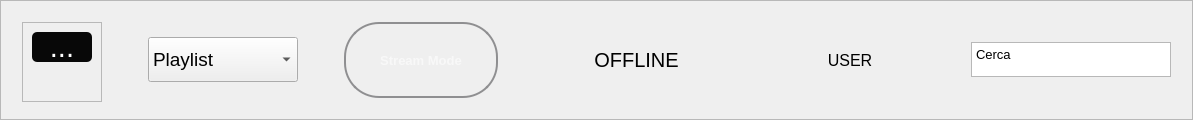
    <widget class="QFrame" name="frameTop">
     <property name="minimumSize">
      <size>
       <width>0</width>
       <height>110</height>
      </size>
     </property>
     <property name="maximumSize">
      <size>
       <width>16777215</width>
       <height>120</height>
      </size>
     </property>
     <property name="frameShape">
      <enum>QFrame::StyledPanel</enum>
     </property>
     <property name="frameShadow">
      <enum>QFrame::Raised</enum>
     </property>
     <layout class="QHBoxLayout" name="horizontalLayout_7">
      <item>
       <layout class="QHBoxLayout" name="TopLayout">
        <property name="leftMargin">
         <number>10</number>
        </property>
        <property name="topMargin">
         <number>10</number>
        </property>
        <property name="rightMargin">
         <number>10</number>
        </property>
        <property name="bottomMargin">
         <number>10</number>
        </property>
        <item>
         <widget class="QFrame" name="frame">
          <property name="minimumSize">
           <size>
            <width>80</width>
            <height>80</height>
           </size>
          </property>
          <property name="frameShape">
           <enum>QFrame::StyledPanel</enum>
          </property>
          <property name="frameShadow">
           <enum>QFrame::Raised</enum>
          </property>
          <layout class="QVBoxLayout" name="verticalLayout_4">
           <property name="bottomMargin">
            <number>40</number>
           </property>
           <item>
            <widget class="QToolButton" name="toolButtonGeneral">
             <property name="minimumSize">
              <size>
               <width>60</width>
               <height>30</height>
              </size>
             </property>
             <property name="maximumSize">
              <size>
               <width>75</width>
               <height>60</height>
              </size>
             </property>
             <property name="palette">
              <palette>
               <active>
                <colorrole role="Button">
                 <brush brushstyle="SolidPattern">
                  <color alpha="255">
                   <red>8</red>
                   <green>8</green>
                   <blue>8</blue>
                  </color>
                 </brush>
                </colorrole>
                <colorrole role="ButtonText">
                 <brush brushstyle="SolidPattern">
                  <color alpha="255">
                   <red>255</red>
                   <green>255</green>
                   <blue>255</blue>
                  </color>
                 </brush>
                </colorrole>
                <colorrole role="Base">
                 <brush brushstyle="SolidPattern">
                  <color alpha="255">
                   <red>8</red>
                   <green>8</green>
                   <blue>8</blue>
                  </color>
                 </brush>
                </colorrole>
                <colorrole role="Window">
                 <brush brushstyle="SolidPattern">
                  <color alpha="255">
                   <red>8</red>
                   <green>8</green>
                   <blue>8</blue>
                  </color>
                 </brush>
                </colorrole>
               </active>
               <inactive>
                <colorrole role="Button">
                 <brush brushstyle="SolidPattern">
                  <color alpha="255">
                   <red>8</red>
                   <green>8</green>
                   <blue>8</blue>
                  </color>
                 </brush>
                </colorrole>
                <colorrole role="ButtonText">
                 <brush brushstyle="SolidPattern">
                  <color alpha="255">
                   <red>255</red>
                   <green>255</green>
                   <blue>255</blue>
                  </color>
                 </brush>
                </colorrole>
                <colorrole role="Base">
                 <brush brushstyle="SolidPattern">
                  <color alpha="255">
                   <red>8</red>
                   <green>8</green>
                   <blue>8</blue>
                  </color>
                 </brush>
                </colorrole>
                <colorrole role="Window">
                 <brush brushstyle="SolidPattern">
                  <color alpha="255">
                   <red>8</red>
                   <green>8</green>
                   <blue>8</blue>
                  </color>
                 </brush>
                </colorrole>
               </inactive>
               <disabled>
                <colorrole role="Button">
                 <brush brushstyle="SolidPattern">
                  <color alpha="255">
                   <red>8</red>
                   <green>8</green>
                   <blue>8</blue>
                  </color>
                 </brush>
                </colorrole>
                <colorrole role="ButtonText">
                 <brush brushstyle="SolidPattern">
                  <color alpha="255">
                   <red>120</red>
                   <green>120</green>
                   <blue>120</blue>
                  </color>
                 </brush>
                </colorrole>
                <colorrole role="Base">
                 <brush brushstyle="SolidPattern">
                  <color alpha="255">
                   <red>8</red>
                   <green>8</green>
                   <blue>8</blue>
                  </color>
                 </brush>
                </colorrole>
                <colorrole role="Window">
                 <brush brushstyle="SolidPattern">
                  <color alpha="255">
                   <red>8</red>
                   <green>8</green>
                   <blue>8</blue>
                  </color>
                 </brush>
                </colorrole>
               </disabled>
              </palette>
             </property>
             <property name="font">
              <font>
               <pointsize>22</pointsize>
              </font>
             </property>
             <property name="styleSheet">
              <string notr="true">background-color: rgb(8, 8, 8);
border-radius: 5px;</string>
             </property>
             <property name="text">
              <string>...</string>
             </property>
             <property name="iconSize">
              <size>
               <width>20</width>
               <height>20</height>
              </size>
             </property>
            </widget>
           </item>
          </layout>
         </widget>
        </item>
        <item>
         <spacer name="horizontalSpacer_12">
          <property name="orientation">
           <enum>Qt::Horizontal</enum>
          </property>
          <property name="sizeHint" stdset="0">
           <size>
            <width>40</width>
            <height>20</height>
           </size>
          </property>
         </spacer>
        </item>
        <item>
         <widget class="QComboBox" name="comboBoxCategory">
          <property name="minimumSize">
           <size>
            <width>150</width>
            <height>35</height>
           </size>
          </property>
          <property name="maximumSize">
           <size>
            <width>250</width>
            <height>45</height>
           </size>
          </property>
          <property name="font">
           <font>
            <pointsize>14</pointsize>
           </font>
          </property>
          <property name="styleSheet">
           <string notr="true"/>
          </property>
          <property name="currentText">
           <string>Playlist</string>
          </property>
          <item>
           <property name="text">
            <string>Playlist</string>
           </property>
          </item>
          <item>
           <property name="text">
            <string>Album</string>
           </property>
          </item>
          <item>
           <property name="text">
            <string>Artista</string>
           </property>
          </item>
          <item>
           <property name="text">
            <string>Brani</string>
           </property>
          </item>
         </widget>
        </item>
        <item>
         <spacer name="horizontalSpacer_8">
          <property name="orientation">
           <enum>Qt::Horizontal</enum>
          </property>
          <property name="sizeHint" stdset="0">
           <size>
            <width>40</width>
            <height>20</height>
           </size>
          </property>
         </spacer>
        </item>
        <item>
         <widget class="QPushButton" name="StreamModeButton">
          <property name="minimumSize">
           <size>
            <width>154</width>
            <height>35</height>
           </size>
          </property>
          <property name="maximumSize">
           <size>
            <width>200</width>
            <height>80</height>
           </size>
          </property>
          <property name="palette">
           <palette>
            <active>
             <colorrole role="Button">
              <brush brushstyle="LinearGradientPattern">
               <gradient startx="0.000000000000000" starty="0.000000000000000" endx="0.000000000000000" endy="1.000000000000000" type="LinearGradient" spread="PadSpread" coordinatemode="ObjectBoundingMode">
                <gradientstop position="0.000000000000000">
                 <color alpha="255">
                  <red>0</red>
                  <green>226</green>
                  <blue>0</blue>
                 </color>
                </gradientstop>
                <gradientstop position="1.000000000000000">
                 <color alpha="255">
                  <red>0</red>
                  <green>167</green>
                  <blue>0</blue>
                 </color>
                </gradientstop>
               </gradient>
              </brush>
             </colorrole>
             <colorrole role="ButtonText">
              <brush brushstyle="SolidPattern">
               <color alpha="255">
                <red>248</red>
                <green>248</green>
                <blue>248</blue>
               </color>
              </brush>
             </colorrole>
             <colorrole role="Base">
              <brush brushstyle="LinearGradientPattern">
               <gradient startx="0.000000000000000" starty="0.000000000000000" endx="0.000000000000000" endy="1.000000000000000" type="LinearGradient" spread="PadSpread" coordinatemode="ObjectBoundingMode">
                <gradientstop position="0.000000000000000">
                 <color alpha="255">
                  <red>0</red>
                  <green>226</green>
                  <blue>0</blue>
                 </color>
                </gradientstop>
                <gradientstop position="1.000000000000000">
                 <color alpha="255">
                  <red>0</red>
                  <green>167</green>
                  <blue>0</blue>
                 </color>
                </gradientstop>
               </gradient>
              </brush>
             </colorrole>
             <colorrole role="Window">
              <brush brushstyle="LinearGradientPattern">
               <gradient startx="0.000000000000000" starty="0.000000000000000" endx="0.000000000000000" endy="1.000000000000000" type="LinearGradient" spread="PadSpread" coordinatemode="ObjectBoundingMode">
                <gradientstop position="0.000000000000000">
                 <color alpha="255">
                  <red>0</red>
                  <green>226</green>
                  <blue>0</blue>
                 </color>
                </gradientstop>
                <gradientstop position="1.000000000000000">
                 <color alpha="255">
                  <red>0</red>
                  <green>167</green>
                  <blue>0</blue>
                 </color>
                </gradientstop>
               </gradient>
              </brush>
             </colorrole>
            </active>
            <inactive>
             <colorrole role="Button">
              <brush brushstyle="LinearGradientPattern">
               <gradient startx="0.000000000000000" starty="0.000000000000000" endx="0.000000000000000" endy="1.000000000000000" type="LinearGradient" spread="PadSpread" coordinatemode="ObjectBoundingMode">
                <gradientstop position="0.000000000000000">
                 <color alpha="255">
                  <red>0</red>
                  <green>226</green>
                  <blue>0</blue>
                 </color>
                </gradientstop>
                <gradientstop position="1.000000000000000">
                 <color alpha="255">
                  <red>0</red>
                  <green>167</green>
                  <blue>0</blue>
                 </color>
                </gradientstop>
               </gradient>
              </brush>
             </colorrole>
             <colorrole role="ButtonText">
              <brush brushstyle="SolidPattern">
               <color alpha="255">
                <red>248</red>
                <green>248</green>
                <blue>248</blue>
               </color>
              </brush>
             </colorrole>
             <colorrole role="Base">
              <brush brushstyle="LinearGradientPattern">
               <gradient startx="0.000000000000000" starty="0.000000000000000" endx="0.000000000000000" endy="1.000000000000000" type="LinearGradient" spread="PadSpread" coordinatemode="ObjectBoundingMode">
                <gradientstop position="0.000000000000000">
                 <color alpha="255">
                  <red>0</red>
                  <green>226</green>
                  <blue>0</blue>
                 </color>
                </gradientstop>
                <gradientstop position="1.000000000000000">
                 <color alpha="255">
                  <red>0</red>
                  <green>167</green>
                  <blue>0</blue>
                 </color>
                </gradientstop>
               </gradient>
              </brush>
             </colorrole>
             <colorrole role="Window">
              <brush brushstyle="LinearGradientPattern">
               <gradient startx="0.000000000000000" starty="0.000000000000000" endx="0.000000000000000" endy="1.000000000000000" type="LinearGradient" spread="PadSpread" coordinatemode="ObjectBoundingMode">
                <gradientstop position="0.000000000000000">
                 <color alpha="255">
                  <red>0</red>
                  <green>226</green>
                  <blue>0</blue>
                 </color>
                </gradientstop>
                <gradientstop position="1.000000000000000">
                 <color alpha="255">
                  <red>0</red>
                  <green>167</green>
                  <blue>0</blue>
                 </color>
                </gradientstop>
               </gradient>
              </brush>
             </colorrole>
            </inactive>
            <disabled>
             <colorrole role="Button">
              <brush brushstyle="LinearGradientPattern">
               <gradient startx="0.000000000000000" starty="0.000000000000000" endx="0.000000000000000" endy="1.000000000000000" type="LinearGradient" spread="PadSpread" coordinatemode="ObjectBoundingMode">
                <gradientstop position="0.000000000000000">
                 <color alpha="255">
                  <red>0</red>
                  <green>226</green>
                  <blue>0</blue>
                 </color>
                </gradientstop>
                <gradientstop position="1.000000000000000">
                 <color alpha="255">
                  <red>0</red>
                  <green>167</green>
                  <blue>0</blue>
                 </color>
                </gradientstop>
               </gradient>
              </brush>
             </colorrole>
             <colorrole role="ButtonText">
              <brush brushstyle="SolidPattern">
               <color alpha="255">
                <red>120</red>
                <green>120</green>
                <blue>120</blue>
               </color>
              </brush>
             </colorrole>
             <colorrole role="Base">
              <brush brushstyle="LinearGradientPattern">
               <gradient startx="0.000000000000000" starty="0.000000000000000" endx="0.000000000000000" endy="1.000000000000000" type="LinearGradient" spread="PadSpread" coordinatemode="ObjectBoundingMode">
                <gradientstop position="0.000000000000000">
                 <color alpha="255">
                  <red>0</red>
                  <green>226</green>
                  <blue>0</blue>
                 </color>
                </gradientstop>
                <gradientstop position="1.000000000000000">
                 <color alpha="255">
                  <red>0</red>
                  <green>167</green>
                  <blue>0</blue>
                 </color>
                </gradientstop>
               </gradient>
              </brush>
             </colorrole>
             <colorrole role="Window">
              <brush brushstyle="LinearGradientPattern">
               <gradient startx="0.000000000000000" starty="0.000000000000000" endx="0.000000000000000" endy="1.000000000000000" type="LinearGradient" spread="PadSpread" coordinatemode="ObjectBoundingMode">
                <gradientstop position="0.000000000000000">
                 <color alpha="255">
                  <red>0</red>
                  <green>226</green>
                  <blue>0</blue>
                 </color>
                </gradientstop>
                <gradientstop position="1.000000000000000">
                 <color alpha="255">
                  <red>0</red>
                  <green>167</green>
                  <blue>0</blue>
                 </color>
                </gradientstop>
               </gradient>
              </brush>
             </colorrole>
            </disabled>
           </palette>
          </property>
          <property name="font">
           <font>
            <pointsize>10</pointsize>
            <weight>75</weight>
            <bold>true</bold>
           </font>
          </property>
          <property name="styleSheet">
           <string notr="true">QPushButton {
    border: 2px solid #8f8f91;
    border-radius: 35px;
    background-color: qlineargradient(x1: 0, y1: 0, x2: 0, y2: 1,
                                      stop: 0 #00e200, stop: 1 #00a700);
    min-width: 150px;
}

QPushButton:pressed {
    background-color: qlineargradient(x1: 0, y1: 0, x2: 0, y2: 1,
                                      stop: 0 #dadbde, stop: 1 #f6f7fa);
}

QPushButton:flat {
    border: none; /* no border for a flat push button */
}

QPushButton:default {
    border-color: navy; /* make the default button prominent */
}</string>
          </property>
          <property name="text">
           <string>Stream Mode</string>
          </property>
          <property name="icon">
           <iconset resource="icons.qrc">
            <normaloff>:/spotify/resources/icons/stream_icon.png</normaloff>:/spotify/resources/icons/stream_icon.png</iconset>
          </property>
          <property name="default">
           <bool>false</bool>
          </property>
         </widget>
        </item>
        <item>
         <spacer name="horizontalSpacer_9">
          <property name="orientation">
           <enum>Qt::Horizontal</enum>
          </property>
          <property name="sizeHint" stdset="0">
           <size>
            <width>40</width>
            <height>20</height>
           </size>
          </property>
         </spacer>
        </item>
        <item>
         <widget class="QLabel" name="label_2">
          <property name="minimumSize">
           <size>
            <width>185</width>
            <height>0</height>
           </size>
          </property>
          <property name="maximumSize">
           <size>
            <width>180</width>
            <height>90</height>
           </size>
          </property>
          <property name="font">
           <font>
            <pointsize>15</pointsize>
           </font>
          </property>
          <property name="text">
           <string>OFFLINE</string>
          </property>
          <property name="alignment">
           <set>Qt::AlignCenter</set>
          </property>
         </widget>
        </item>
        <item>
         <spacer name="horizontalSpacer_10">
          <property name="orientation">
           <enum>Qt::Horizontal</enum>
          </property>
          <property name="sizeHint" stdset="0">
           <size>
            <width>40</width>
            <height>20</height>
           </size>
          </property>
         </spacer>
        </item>
        <item>
         <widget class="QLabel" name="label_user">
          <property name="minimumSize">
           <size>
            <width>150</width>
            <height>0</height>
           </size>
          </property>
          <property name="maximumSize">
           <size>
            <width>16777215</width>
            <height>200</height>
           </size>
          </property>
          <property name="palette">
           <palette>
            <active>
             <colorrole role="Text">
              <brush brushstyle="SolidPattern">
               <color alpha="255">
                <red>254</red>
                <green>254</green>
                <blue>254</blue>
               </color>
              </brush>
             </colorrole>
            </active>
            <inactive>
             <colorrole role="Text">
              <brush brushstyle="SolidPattern">
               <color alpha="255">
                <red>254</red>
                <green>254</green>
                <blue>254</blue>
               </color>
              </brush>
             </colorrole>
            </inactive>
            <disabled>
             <colorrole role="Text">
              <brush brushstyle="SolidPattern">
               <color alpha="255">
                <red>120</red>
                <green>120</green>
                <blue>120</blue>
               </color>
              </brush>
             </colorrole>
            </disabled>
           </palette>
          </property>
          <property name="font">
           <font>
            <pointsize>12</pointsize>
           </font>
          </property>
          <property name="text">
           <string>USER</string>
          </property>
          <property name="alignment">
           <set>Qt::AlignCenter</set>
          </property>
         </widget>
        </item>
        <item>
         <spacer name="horizontalSpacer_11">
          <property name="orientation">
           <enum>Qt::Horizontal</enum>
          </property>
          <property name="sizeHint" stdset="0">
           <size>
            <width>40</width>
            <height>20</height>
           </size>
          </property>
         </spacer>
        </item>
        <item>
         <widget class="QTextEdit" name="textEditSearch">
          <property name="minimumSize">
           <size>
            <width>150</width>
            <height>25</height>
           </size>
          </property>
          <property name="maximumSize">
           <size>
            <width>200</width>
            <height>35</height>
           </size>
          </property>
          <property name="font">
           <font>
            <pointsize>10</pointsize>
           </font>
          </property>
          <property name="styleSheet">
           <string notr="true"/>
          </property>
          <property name="html">
           <string>&lt;!DOCTYPE HTML PUBLIC &quot;-//W3C//DTD HTML 4.0//EN&quot; &quot;http://www.w3.org/TR/REC-html40/strict.dtd&quot;&gt;
&lt;html&gt;&lt;head&gt;&lt;meta name=&quot;qrichtext&quot; content=&quot;1&quot; /&gt;&lt;style type=&quot;text/css&quot;&gt;
p, li { white-space: pre-wrap; }
&lt;/style&gt;&lt;/head&gt;&lt;body style=&quot; font-family:'Gill Sans MT'; font-size:10pt; font-weight:400; font-style:normal;&quot;&gt;
&lt;p style=&quot; margin-top:0px; margin-bottom:0px; margin-left:0px; margin-right:0px; -qt-block-indent:0; text-indent:0px;&quot;&gt;Cerca&lt;/p&gt;&lt;/body&gt;&lt;/html&gt;</string>
          </property>
          <property name="overwriteMode">
           <bool>true</bool>
          </property>
         </widget>
        </item>
       </layout>
      </item>
     </layout>
    </widget>
